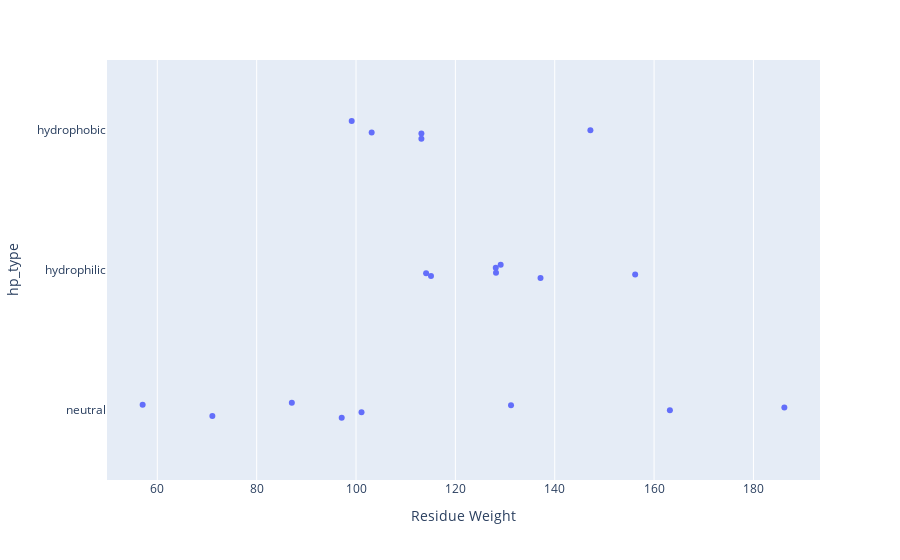

This figure's notebook cell:
### Code cell
fig = px.strip(aa_df, x="Residue Weight", y="hp_type")
fig.show()

### Figure 1 — Plotly figure (JSON) as saved in the notebook; plotly's stock layout.template omitted (floating-point values rounded to 4 significant figures)
{"data": [{"alignmentgroup": "True", "boxpoints": "all", "fillcolor": "rgba(255,255,255,0)", "hoveron": "points", "hovertemplate": "Residue Weight=%{x}<br>hp_type=%{y}<extra></extra>", "legendgroup": "", "line": {"color": "rgba(255,255,255,0)"}, "marker": {"color": "#636efa"}, "name": "", "offsetgroup": "", "orientation": "h", "pointpos": 0, "showlegend": false, "type": "box", "x": [71.08, 156.2, 114.1, 115.1, 103.2, 129.1, 128.1, 57.05, 137.1, 113.2, 113.2, 128.2, 131.2, 147.2, 97.12, 87.08, 101.1, 186.2, 163.2, 99.13], "x0": " ", "xaxis": "x", "y": ["neutral", "hydrophilic", "hydrophilic", "hydrophilic", "hydrophobic", "hydrophilic", "hydrophilic", "neutral", "hydrophilic", "hydrophobic", "hydrophobic", "hydrophilic", "neutral", "hydrophobic", "neutral", "neutral", "neutral", "neutral", "neutral", "hydrophobic"], "y0": " ", "yaxis": "y"}], "layout": {"boxmode": "group", "legend": {"tracegroupgap": 0}, "margin": {"t": 60}, "xaxis": {"anchor": "y", "domain": [0, 1], "title": {"text": "Residue Weight"}}, "yaxis": {"anchor": "x", "domain": [0, 1], "title": {"text": "hp_type"}}}}
